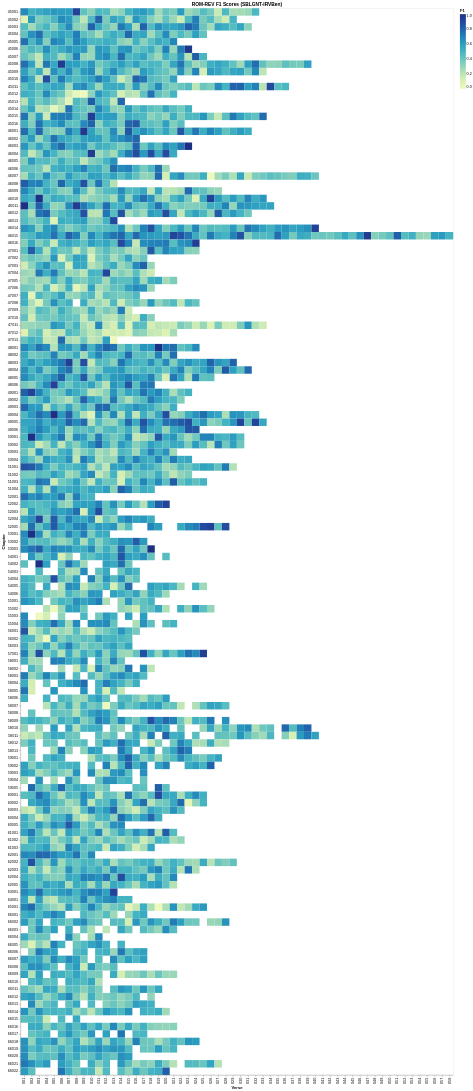

Write notebook code for a chart like this one.
### Code cell
range = "ROM-REV"
chart = alt.Chart(source, title=f"{range} F1 Scores ({sourceid}-{targetid})").mark_rect().encode(
    x='Verse:O',
    y='Chapter:O',
    color='F1:Q',
    tooltip=['Reference', 'F1', 'Precision', 'Recall']
)
chart.save(f'{range}.html')
chart

### Figure 1 — Vega-Lite specification as saved in the notebook (floating-point values rounded to 4 significant figures; data arrays with more than 128 entries replaced by an {"elided": "..."} marker saying what was removed)
{"config": {"view": {"continuousWidth": 300, "continuousHeight": 300}}, "data": {"name": "data-c2908266e3ba075a093faec1cd7508c3"}, "mark": {"type": "rect"}, "encoding": {"color": {"field": "F1", "type": "quantitative"}, "tooltip": [{"field": "Reference", "type": "nominal"}, {"field": "F1", "type": "quantitative"}, {"field": "Precision", "type": "quantitative"}, {"field": "Recall", "type": "quantitative"}], "x": {"field": "Verse", "type": "ordinal"}, "y": {"field": "Chapter", "type": "ordinal"}}, "title": "ROM-REV F1 Scores (SBLGNT-IRVBen)", "$schema": "https://vega.github.io/schema/vega-lite/v5.20.1.json", "datasets": {"data-c2908266e3ba075a093faec1cd7508c3": {"elided": "2970 records"}}}
